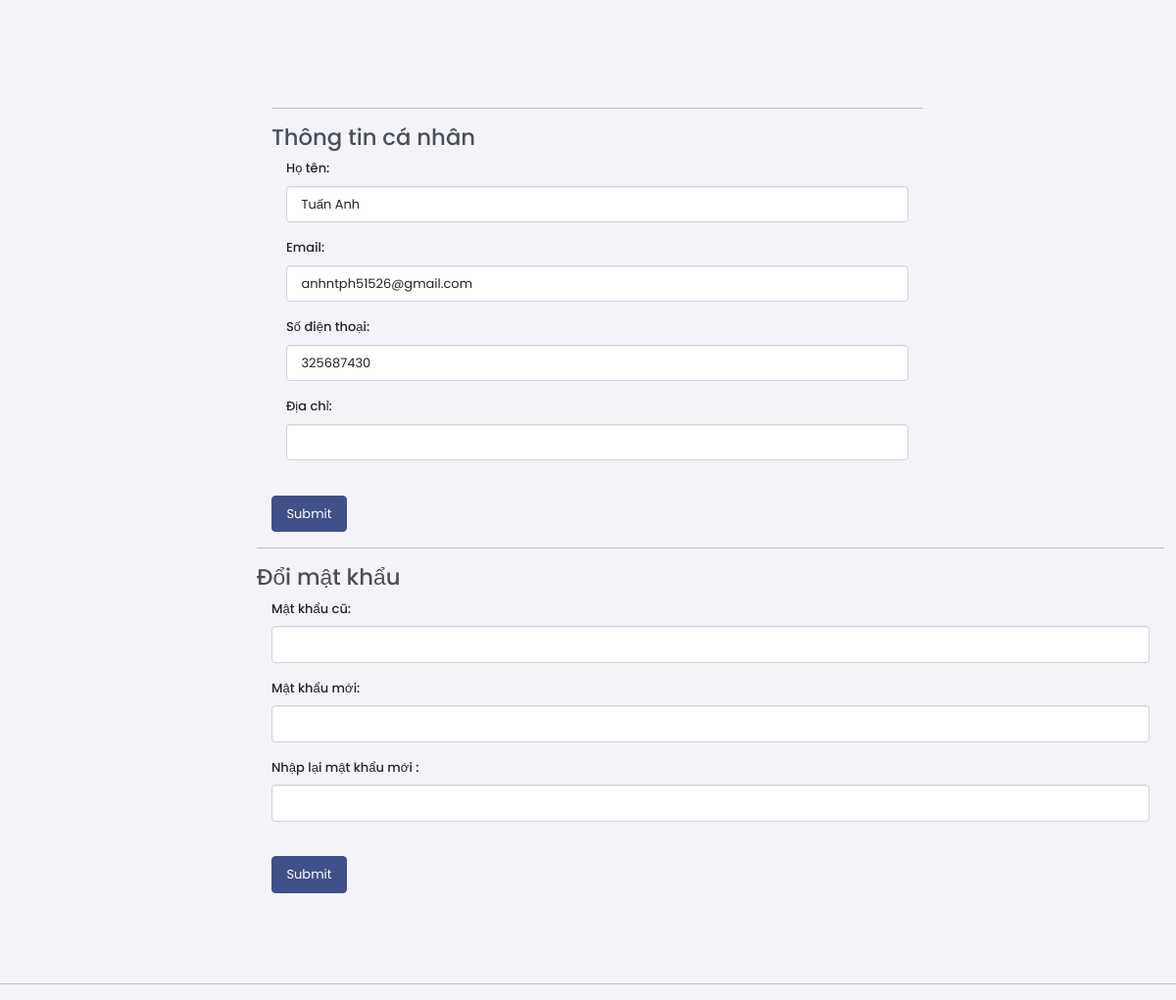
Page /?act=form-sua-thong-tin-ca-nhan (signed in) on the committed database.
### tables this page shows
CREATE TABLE `tai_khoans` (
  `id` int NOT NULL,
  `ho_ten` varchar(255) NOT NULL,
  `anh_dai_dien` text NOT NULL,
  `ngay_sinh` date NOT NULL,
  `email` varchar(255) NOT NULL,
  `so_dien_thoai` int NOT NULL,
  `gioi_tinh` int NOT NULL,
  `dia_chi` varchar(255) NOT NULL,
  `mat_khau` int NOT NULL,
  `chuc_vu_id` int NOT NULL,
  `trang_thai` varchar(255) NOT NULL
);

### controllers/TaiKhoanController.php (called while the page is built, shortened)
<?php
class TaiKhoanController
{
    public $modelTaiKhoan;
    public function __construct()
    {
        $this->modelTaiKhoan = new TaiKhoan();
    }
    public function formEditCaNhanQuanTri()
    {
        $email = $_SESSION['user'];
        $thongTin = $this->modelTaiKhoan->getAllTaiKhoanformEmail($email['email']);
        require_once './views/taikhoan/canhan/editCaNhan.php';
    }
}

### commons/function.php (called while the page is built, shortened)
<?php
function connectDB()
{
    $host = DB_HOST;
    $port = DB_PORT;
    $dbname = DB_NAME;
    try {
        $conn = new PDO("mysql:host=$host;port=$port;dbname=$dbname", DB_USERNAME, DB_PASSWORD);
        $conn->setAttribute(PDO::ATTR_ERRMODE, PDO::ERRMODE_EXCEPTION);
        $conn->setAttribute(PDO::ATTR_DEFAULT_FETCH_MODE, PDO::FETCH_ASSOC);
        return $conn;
    } catch (PDOException $e) {
        echo ("Connection failed: " . $e->getMessage());
    }
}

### models/TaiKhoan.php (called while the page is built, shortened)
<?php
class TaiKhoan
{
    public $conn;
    public function __construct()
    {
        $this->conn = connectDB();
    }
    public function getAllTaiKhoanformEmail($email)
    {
        try {
            $sql = "SELECT * FROM tai_khoans WHERE email = :email";
            $stmt = $this->conn->prepare($sql);
            $stmt->bindParam(':email', $email);
            $stmt->execute([
                ':email' => $email
            ]);
            return $stmt->fetch();
        } catch (PDOException $e) {
            echo 'Lỗi' . $e->getMessage();
        }
    }
}

### views/taikhoan/canhan/editCaNhan.php (the view, shortened to what this page needs)
<!doctype html>
<html lang="en" data-layout="vertical" data-topbar="light" data-sidebar="dark" data-sidebar-size="lg"
  data-sidebar-image="none" data-preloader="disable" data-theme="default" data-theme-colors="default">
<head>
  <link rel="stylesheet" href="libs/bootstrap/css/bootstrap.min.css" type="text/css">
  <?php
  require_once "views/layouts/libs_css.php";
  ?>
</head>
<body>
  <div id="layout-wrapper">
    <div class="main-content">
      <div class="page-content">
        <div class="col-md-9 personal-info">
          <form action="?act=sua-thong-tin-ca-nhan" method="post">
            <hr>
            <h3>Thông tin cá nhân</h3>
            <div class="form-group">
              <label class="col-lg-3 control-label">Họ tên:</label>
              <div class="col-lg-12">
                <input class="form-control" name="ho_ten" type="text" value="<?= $thongTin['ho_ten']; ?>">
              </div>
            </div>
            <div class="form-group">
              <label class="col-lg-3 control-label">Email:</label>
              <div class="col-lg-12">
                <input class="form-control" name="email" type="email" value="<?= $thongTin['email']; ?>">
              </div>
            </div>
            <div class="form-group">
              <label class="col-lg-3 control-label">Số điện thoại:</label>
              <div class="col-lg-12">
                <input class="form-control" name="so_dien_thoai" type="text" value="<?= $thongTin['so_dien_thoai']; ?>">
              </div>
            </div>
            <div class="form-group">
              <label class="col-lg-3 control-label">Địa chỉ:</label>
              <div class="col-lg-12">
                <input class="form-control" name="dia_chi" type="text" value="<?= $thongTin['dia_chi']; ?>">
              </div>
            </div>
        </div>
        <div class="form-group">
          <label class="col-md-3 control-label"></label>
          <div class="col-md-12">
            <input type="submit" class="btn btn-primary" value="Submit">
          </div>
        </div>
        <hr>
        <h3>Đổi mật khẩu</h3>
        <form action="?act=sua-mat-khau-ca-nhan" method="post">
          <div class="form-group">
            <label class="col-md-3 control-label">Mật khẩu cũ:</label>
            <div class="col-md-12">
              <input class="form-control" type="text" name="old_pass" value="">
            </div>
          </div>
          <div class="form-group">
            <label class="col-md-3 control-label">Mật khẩu mới:</label>
            <div class="col-md-12">
              <input class="form-control" type="text" name="new_pass" value="">
            </div>
          </div>
          <div class="form-group">
            <label class="col-md-3 control-label">Nhập lại mật khẩu mới :</label>
            <div class="col-md-12">
              <input class="form-control" type="text" name="confirm_pass" value="">
            </div>
          </div>
          <div class="form-group">
            <label class="col-md-3 control-label"></label>
            <div class="col-md-12">
              <input type="submit" class="btn btn-primary" value="Submit">
            </div>
          </div>
        </form>
      </div>
    </div>
  </div>
  <hr>
</body>
</html>

### rows in the picture
tai_khoans: ho_ten "Tuấn Anh", email "anhntph51526@gmail.com", so_dien_thoai "325687430"
